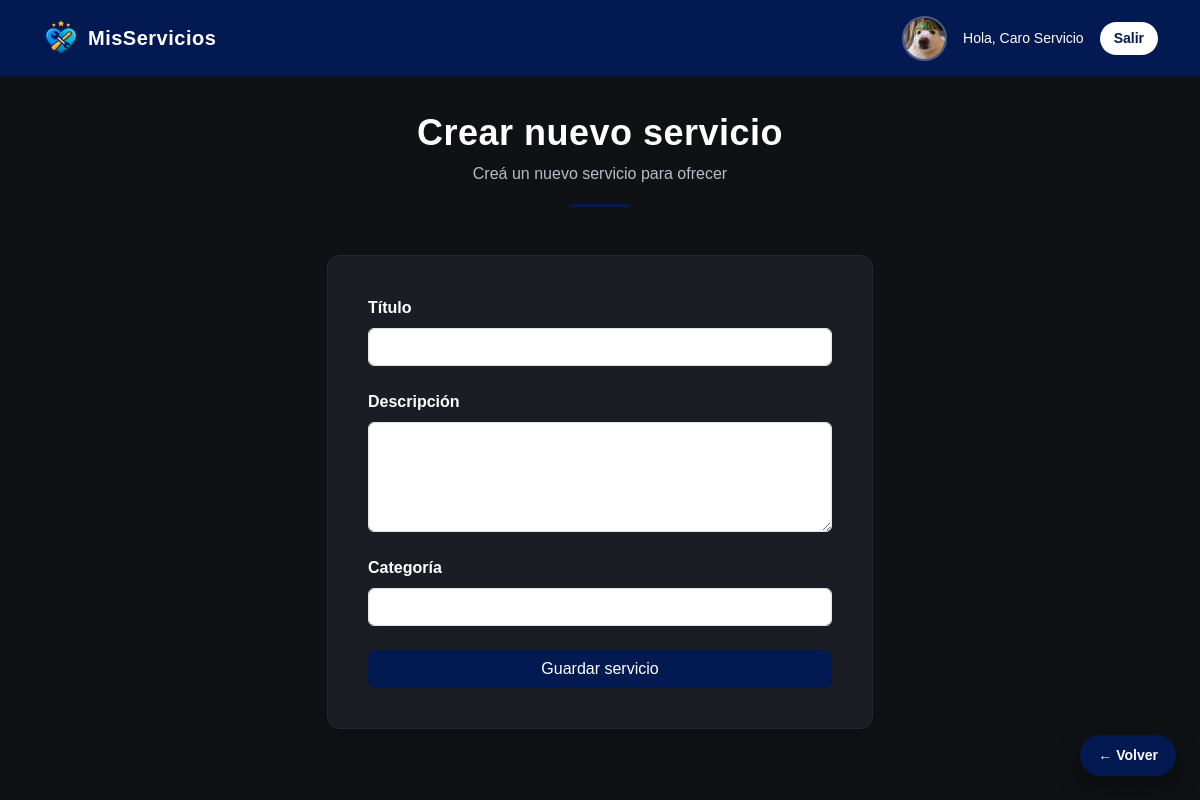
Screenshot of /servicio/nuevo (signed in) with the database file from the repository.
### models.py (models this page shows, shortened)
class Usuario(UserMixin, db.Model):
    __tablename__ = 'usuarios'
    id = db.Column(db.Integer, primary_key=True)
    nombre = db.Column(db.String(100), nullable=False)
    email = db.Column(db.String(120), unique=True, nullable=False)
    password = db.Column(db.String(255), nullable=False)
    rol = db.Column(db.String(20), nullable=False)
    imagen = db.Column(db.String(200))
    calificaciones = db.relationship('Calificacion', backref='cliente', lazy=True)

### app.py (the view, shortened to what this page needs)
@app.route('/servicio/nuevo', methods=['GET', 'POST'])
@login_required
def nuevo_servicio():
    if current_user.rol != 'prestador':
        flash('Acceso no autorizado')
        return redirect(url_for('dashboard'))
    return render_template('nuevo_servicio.html')

### app.py (called while the page is built)
@login_manager.user_loader
def load_user(user_id):
    return Usuario.query.get(int(user_id))

### templates/nuevo_servicio.html
{% extends "base.html" %}
{% block page_header %}
    {% set titulo = "Crear nuevo servicio" %}
    {% set subtitulo = "Creá un nuevo servicio para ofrecer" %}
    {% include "components/page_header.html" %}
{% endblock %}
{% block content %}
<div class="row justify-content-center">
    <div class="col-12 col-md-8 col-lg-6">
        <div class="card shadow-sm">
            <div class="card-body">
                <form method="POST">
                    <label class="fw-bold mb-2">Título</label>
                    <input type="text"
                           name="titulo"
                           class="form-control"
                           required>
                    <label class="fw-bold mt-4 mb-2">Descripción</label>
                    <textarea name="descripcion"
                              class="form-control"
                              rows="4"
                              required></textarea>
                    <label class="fw-bold mt-4 mb-2">Categoría</label>
                    <input type="text"
                           name="categoria"
                           class="form-control"
                           required>
                    <button class="btn btn-primary w-100 mt-4">
                        Guardar servicio
                    </button>
                </form>
            </div>
        </div>
    </div>
</div>
{% endblock %}

### templates/base.html (shortened to what this page needs)
<!DOCTYPE html>
<html lang="es">
<head>
    <link href="https://cdn.jsdelivr.net/npm/bootstrap@5.3.2/dist/css/bootstrap.min.css" rel="stylesheet">
    <link rel="stylesheet" href="{{ url_for('static', filename='css/styles.css') }}">
    <link rel="stylesheet" href="https://cdn.jsdelivr.net/npm/bootstrap-icons@1.11.3/font/bootstrap-icons.css">
</head>
<body>
<nav class="navbar navbar-expand-lg navbar-custom">
    <div class="container d-flex justify-content-between align-items-center">
        <a class="navbar-brand d-flex align-items-center gap-2 fw-bold"
           href="{% if current_user.is_authenticated %}
                    {{ url_for('dashboard') }}
                 {% else %}
                    {{ url_for('index') }}
                 {% endif %}">
            <img src="{{ url_for('static', filename='img/logo-icon.png') }}"
                 class="logo-navbar">
            <span class="logo-text">MisServicios</span>
        </a>
        {% if current_user.is_authenticated %}
        <div class="d-flex align-items-center gap-3">
            {% if current_user.imagen %}
                <img src="{{ url_for('static', filename='uploads/' + current_user.imagen) }}"
                     class="avatar-navbar">
            {% else %}
                <div class="prestador-avatar-placeholder">
                    {{ current_user.nombre[0] }}
                </div>
            {% endif %}
            <span class="text-white small">
                Hola, {{ current_user.nombre }}
            </span>
            <a href="{{ url_for('logout') }}" class="btn btn-logout btn-sm">
                Salir
            </a>
        </div>
        {% endif %}
    </div>
</nav>
<main class="container py-4">
    {% block page_header %}{% endblock %}
    {% block content %}{% endblock %}
</main>
{% if request.endpoint not in ['index'] %}
<a href="javascript:history.back()" class="btn-volver">
    ← Volver
</a>
{% endif %}
</body>
</html>

### static/css/styles.css (style rules this page uses)
:root { --primary-color: #021952; --primary-hover: #04307a; --bg-dark: #0f1115; --card-dark: #1a1d24; --text-light: #ffffff; --text-muted: #b8bcc8; }
body { margin: 0; font-family: Arial, Helvetica, sans-serif; background-color: var(--bg-dark); color: var(--text-light); }
.navbar-custom { background-color: var(--primary-color); border-bottom: 1px solid #0b1333; padding: 14px 0; }
.logo-navbar { height: 38px; }
.btn-primary { background-color: var(--primary-color); border-color: var(--primary-color); border-radius: 8px; }
.btn-logout { background-color: #ffffff; color: var(--primary-color); border-radius: 20px; padding: 6px 14px; font-weight: 600; border: none; transition: all .2s ease; }
.btn-volver { position: fixed; bottom: 24px; right: 24px; z-index: 1500; background: var(--primary-color); color: #ffffff; text-decoration: none; padding: 10px 18px; border-radius: 30px; font-weight: 600; font-size: 14px; box-shadow: 0 10px 25px rgba(0,0,0,0.35); transition: all .2s ease; }
.card { background-color: var(--card-dark); border-radius: 12px; border: 1px solid #232734; color: #fff; width: 100%; padding: 20px; }
@media (min-width: 768px) { .card { padding: 22px; } }
@media (min-width: 1024px) { .card { padding: 24px; } }
.logo-text { color: #ffffff; font-weight: 700; font-size: 20px; letter-spacing: 0.5px; }
.avatar-navbar { width: 45px; height: 45px; border-radius: 50%; object-fit: cover; border: 2px solid rgba(255,255,255,0.3); }

### rows the page displays
Usuario: imagen (picture), nombre "Caro Servicio"

### other values shown
{{ titulo }} "Crear nuevo servicio"
{{ subtitulo }} "Creá un nuevo servicio para ofrecer"
